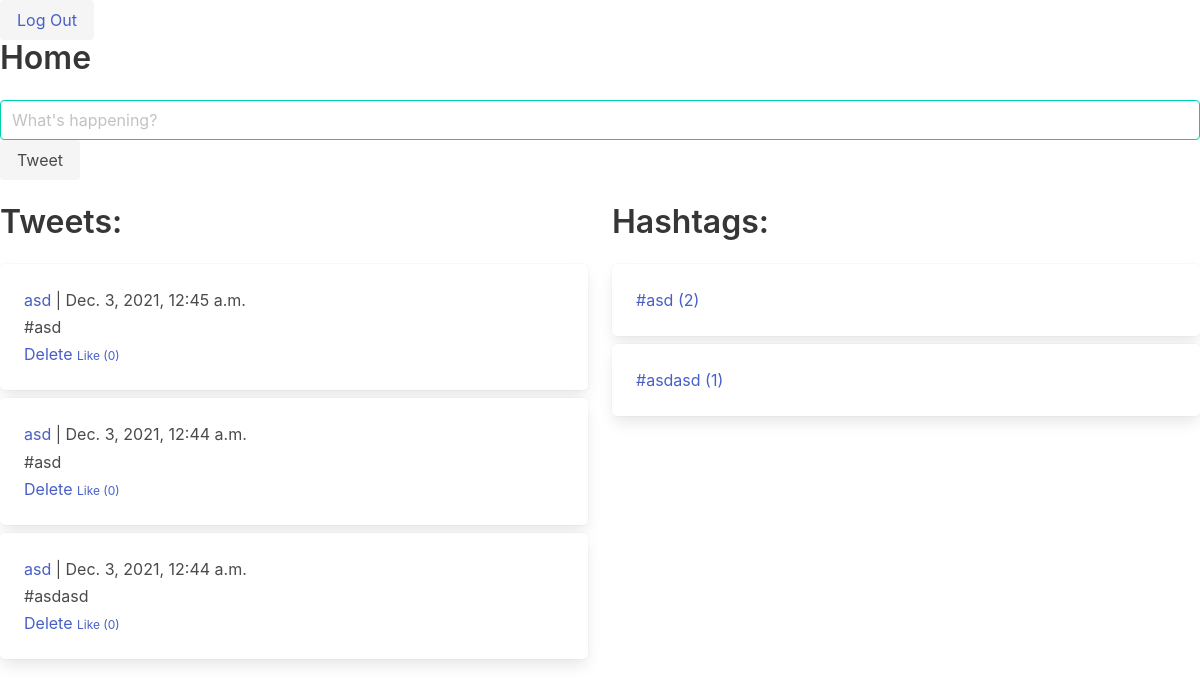
The app's page /home (signed in) with its own data.
### twitter/core/models.py (models this page shows)
class Tweet(models.Model):
    body = models.TextField(max_length=280)
    created_at = models.DateTimeField(auto_now_add=True)
    author = models.ForeignKey(User, on_delete=models.DO_NOTHING)
    likes = models.ManyToManyField(User, related_name='likes')

class HashTag(models.Model):
    name = models.CharField(max_length=64, unique=True)
    post = models.ManyToManyField(Tweet)
    count = models.IntegerField(default=0)

### twitter/core/views.py (the view, shortened to what this page needs)
# urls.py: 2. Add a URL to urlpatterns:  path('', views.home, name='home')
def home(request):
    if not request.user.is_authenticated:
        return redirect('/login')
    tweets = Tweet.objects.all().order_by("-created_at")
    hashtag = HashTag.objects.all().order_by("-count")
    return render(request, "home.html", {"tweets": tweets, "hashtag": hashtag})

### twitter/core/templates/home.html (shortened to what this page needs)
<!DOCTYPE html>
<html lang="en">
<head>
    <link rel="stylesheet" href="https://cdnjs.cloudflare.com/ajax/libs/bulma/0.7.4/css/bulma.min.css">
</head>
<body>
{% if user.is_authenticated %}
<button class="button is-light" input type="submit"><a href="/logout">Log Out</a></button>
<form method="POST" action="/home">
    <h1 class="title">Home</h1>
    <input class="input is-primary" name="body" placeholder="What's happening?" />
    <button class="button is-light" input type="submit">Tweet</button>
</form>
<br>
<div class="columns">
    <div class="column is-half">
    <h1 class="title"> Tweets: </h1>
        {% for tweet in tweets %}
        <div class="card" style="border-radius: 5px; margin-bottom: 0.5rem">
            <div class="card-content">
                <p class="has-text-grey-light is-size-7">
                    <p><a href="/profile?id={{tweet.author.id}}">{{tweet.author.username}}</a> | {{tweet.created_at}}
                    </p>
                </p>
                <p style="margin-top: 0.2rem; margin-bottom: 0.2rem" class="content"> {{tweet.body}} </p>
                {% if user.id == tweet.author.id %}
                    <a href='/delete?id={{tweet.id}}' class="btn">Delete</a>
                {% endif %}
                <a class="is-size-7" href='/like?id={{tweet.id}}' class="btn"> Like ({{ tweet.likes.all.count }})</a>
            </div>
        </div>
        {% endfor %}
    </div>
    <div class="column is-half">
    <h1 class="title"> Hashtags: </h1>
        {% for tag in hashtag %}
            <div class="card" style="border-radius: 5px; margin-bottom: 0.5rem">
                <div class="card-content">
                    <a href="/hashtag?id={{tag.name}}"><p> #{{tag.name}} ({{tag.count}})</p></a>
                </div>
            </div>
        {% endfor %}
    </div>
</div>
{% else %}
<a href="/login">Log In</a>
{% endif %}
</body>
</html>

### records on screen
Tweet: author.username "asd", created_at "Dec. 3, 2021, 12:45 a.m.", body "#asd", likes.all.count "0"
Tweet: author.username "asd", created_at "Dec. 3, 2021, 12:44 a.m.", body "#asd", likes.all.count "0"
Tweet: author.username "asd", created_at "Dec. 3, 2021, 12:44 a.m.", body "#asdasd", likes.all.count "0"
HashTag: name "asd", count "2"
HashTag: name "asdasd", count "1"
